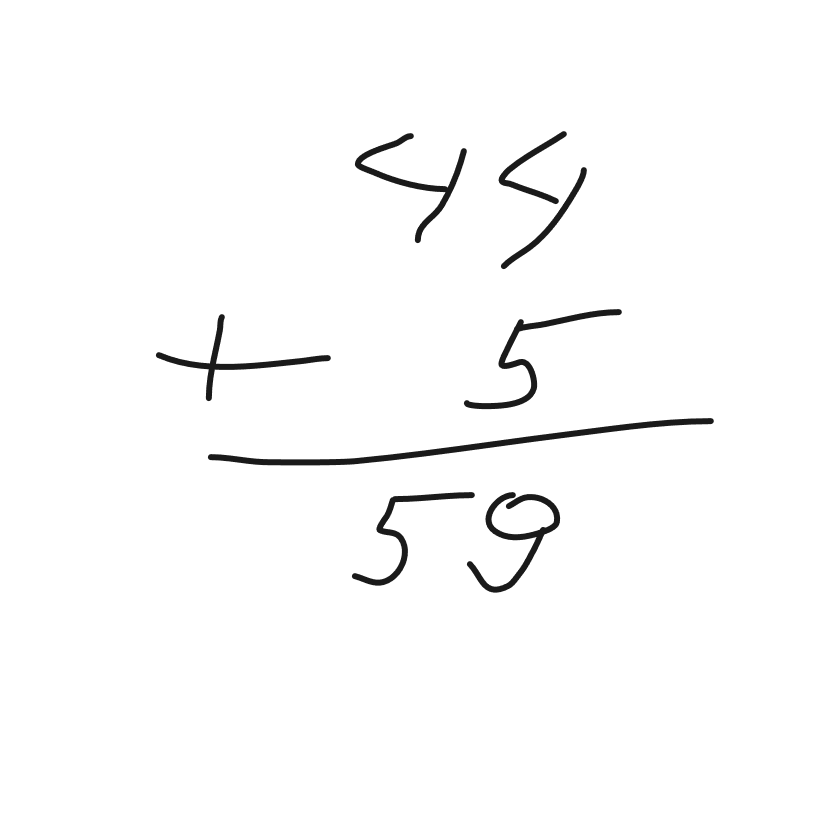
#> input picture data/eval/bank/01-addition-2digit-bar.png, 1626 x 1626 px (shown at 1/2 size)
$ python -i preprocessing.py   (imports and definitions only)
#> lines starting #> are read from the running program, lines starting #| are printed output that depends on the picture
#> further down, picture is the input picture: shape (1626, 1626, 3); min 26, max 255, mean 250.6
"""Preprocessing pipeline shared by training-time synthetic generation and inference."""
from __future__ import annotations

from dataclasses import dataclass
from typing import Union

import numpy as np
from PIL import Image


@dataclass(frozen=True)
class PreprocessConfig:
    target_size: int = 512
    stroke_target_px: int = 0  # 0 = skip normalisation (opt-in only). NOTE (iter11): scene-level norm
    # to 2px thins synthetic toward real (~2px) but ERODES soft grayscale glyphs into faint/fragmented
    # strokes on small crowded glyphs (probe-#48 risk). Kept off; the thickness fix is being decided
    # at the render-scale level instead.
    ink_threshold: int = 200
    contrast_clip_low: float = 1.0
    contrast_clip_high: float = 99.0


def resize_and_pad_to_square(img: np.ndarray, size: int) -> np.ndarray:
    """
    Resize so the longest edge equals size, then white-pad to size×size.

    Padding is symmetric (centered). Returns uint8 grayscale (size, size).
    """
#> called with size = 512
    h, w = img.shape[:2]
#> h = 1626; w = 1626
    if h >= w:
        new_h = size
        new_w = max(1, int(w * size / h))
#> new_w = 512
    else:
        new_w = size
        new_h = max(1, int(h * size / w))

    pil_img = Image.fromarray(img)
    pil_img = pil_img.resize((new_w, new_h), resample=Image.Resampling.LANCZOS)
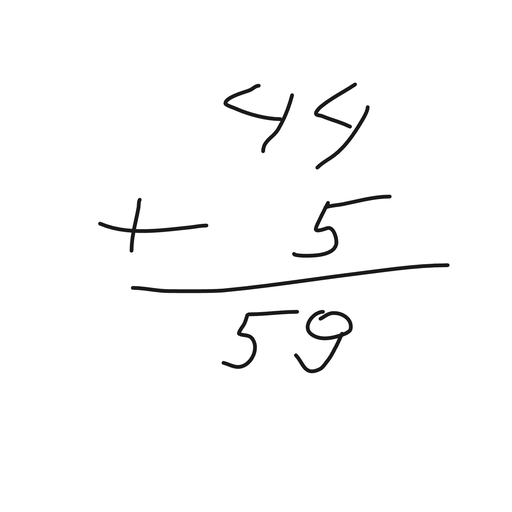
#> pil_img: PIL image 512x512 L; min 0, max 255, mean 250.5

    result = np.full((size, size), 255, dtype=np.uint8)
    pad_y = (size - new_h) // 2
    pad_x = (size - new_w) // 2
#> pad_x = 0
    result[pad_y:pad_y + new_h, pad_x:pad_x + new_w] = np.array(pil_img, dtype=np.uint8)
    return result


def contrast_normalise(gray: np.ndarray, clip_low: float, clip_high: float) -> np.ndarray:
    """Stretch clip_low–clip_high percentile range to [0, 255]. Returns uint8."""
#> called with clip_low = 1, clip_high = 99
    lo = float(np.percentile(gray, clip_low))
#> lo = 28
    hi = float(np.percentile(gray, clip_high))
#> hi = 255
    if hi <= lo:
        return gray.copy()
    stretched = (gray.astype(np.float32) - lo) / (hi - lo) * 255.0
    return np.clip(stretched, 0.0, 255.0).astype(np.uint8)


def ink_mask(gray: np.ndarray, threshold: int) -> np.ndarray:
    """Return boolean array where True = ink pixel (dark, below threshold)."""
    return gray < threshold


# [95 lines left out: functions estimate_stroke_width, normalise_stroke_width, normalise_glyph_stroke_width, not called in this run]


def preprocess_for_pipeline(
    image: Union[np.ndarray, "Image.Image"],
    config: PreprocessConfig | None = None,
) -> np.ndarray:
    """
    Return a (512, 512) uint8 grayscale array consistent between train and inference.

    Accepts RGB, RGBA, L numpy arrays or PIL Images. RGBA alpha is composited onto white.

    Pipeline:
        1. Grayscale + alpha-composite onto white
        2. Resize longest-edge to target_size + white-pad to square
        3. Contrast normalise (1st–99th percentile → [0, 255])
        4. Stroke-width normalise to stroke_target_px via distance-transform morphology
    """
    if config is None:
        config = PreprocessConfig()

    # Step 1: grayscale + alpha-composite onto white
    if isinstance(image, Image.Image):
        pil = image
    else:
        pil = Image.fromarray(image)

    if pil.mode == "RGBA":
        arr = np.asarray(pil, dtype=np.uint8)
        alpha = arr[..., 3:4].astype(np.float32) / 255.0
        rgb = arr[..., :3].astype(np.float32)
        white = np.full_like(rgb, 255.0)
        blended = (rgb * alpha + white * (1.0 - alpha)).astype(np.uint8)
        pil = Image.fromarray(blended).convert("L")
    else:
        pil = pil.convert("L")

    gray = np.asarray(pil, dtype=np.uint8)

    # Step 2: resize longest-edge-to-target + white pad
    gray = resize_and_pad_to_square(gray, config.target_size)

    # Step 3: contrast normalise
    gray = contrast_normalise(gray, config.contrast_clip_low, config.contrast_clip_high)

    # Step 4: stroke-width normalise — opt-in only (stroke_target_px > 0)
    if config.stroke_target_px > 0:
        mask = ink_mask(gray, config.ink_threshold)
        gray = normalise_stroke_width(gray, mask, config.stroke_target_px)

    return gray

>>> import cv2
>>> picture = cv2.imread('../../data/eval/bank/01-addition-2digit-bar.png')
>>> result = preprocess_for_pipeline(picture)

$ run again, on data/eval/bank/02-multiplication-multi-26x47.png
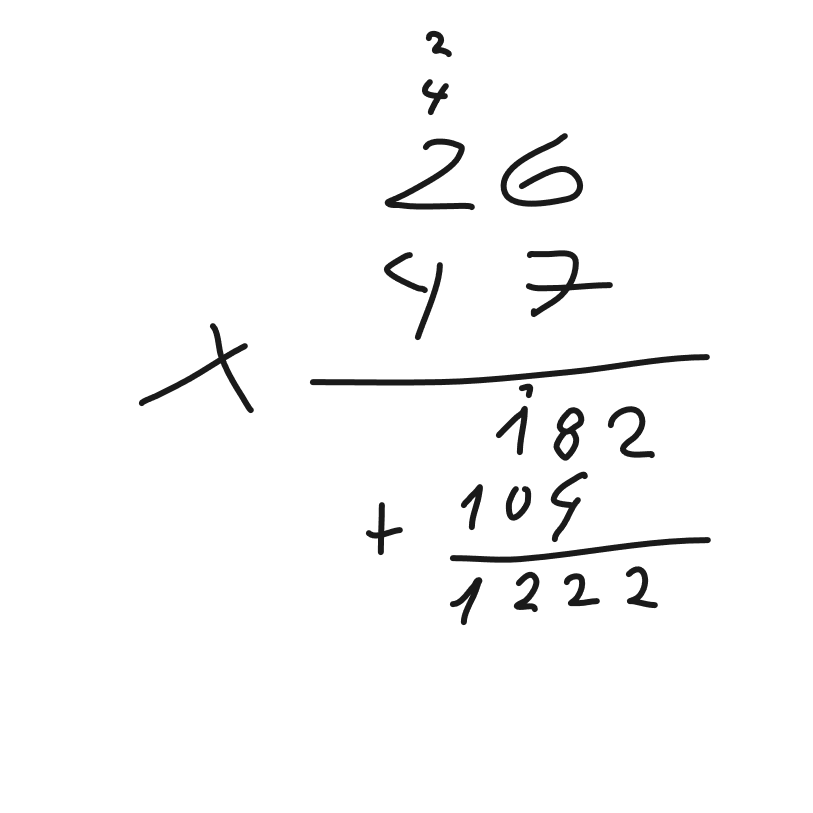
#> input picture data/eval/bank/02-multiplication-multi-26x47.png, 1626 x 1626 px (shown at 1/2 size)
#> picture is the input picture: shape (1626, 1626, 3); min 26, max 255, mean 249.1
#> in resize_and_pad_to_square, `pil_img = pil_img.resize((new_w, new_h), resample=Image.Resampling.LAN..`:
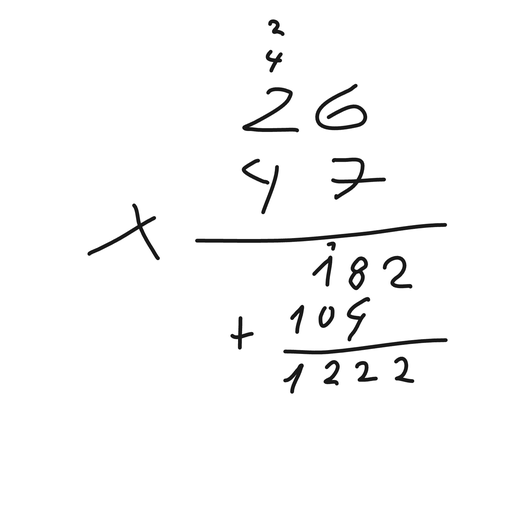
#> pil_img: PIL image 512x512 L; min 0, max 255, mean 249
#> lo = 23
#> hi = 255

$ run again, on data/eval/bank/04-division-short-bracket.png
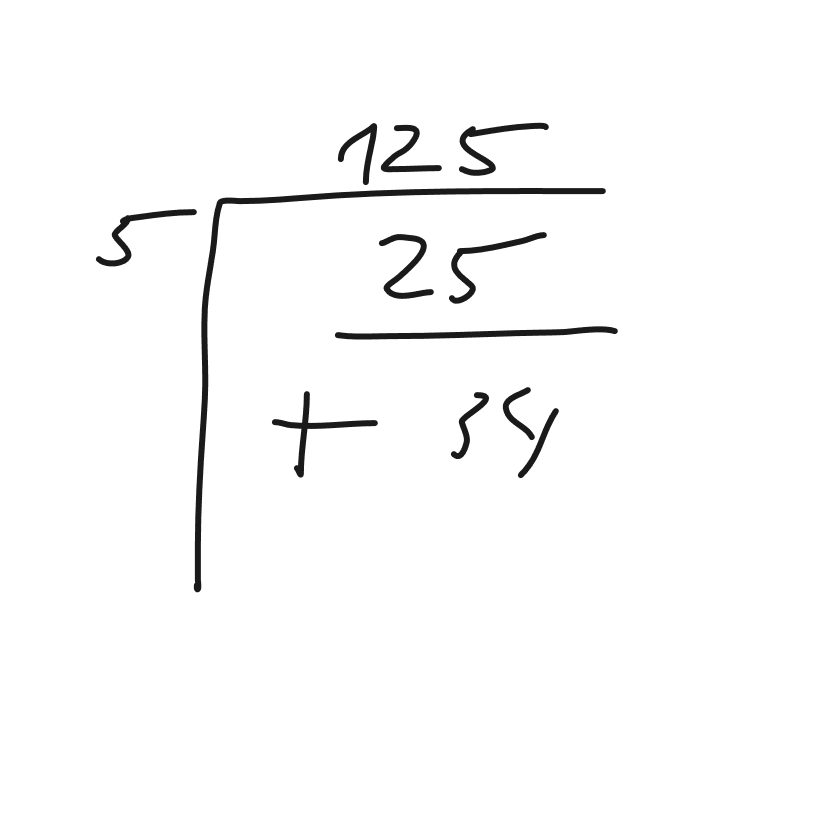
#> input picture data/eval/bank/04-division-short-bracket.png, 1626 x 1626 px (shown at 1/2 size)
#> picture is the input picture: shape (1626, 1626, 3); min 26, max 255, mean 250.1
#> in resize_and_pad_to_square, `pil_img = pil_img.resize((new_w, new_h), resample=Image.Resampling.LAN..`:
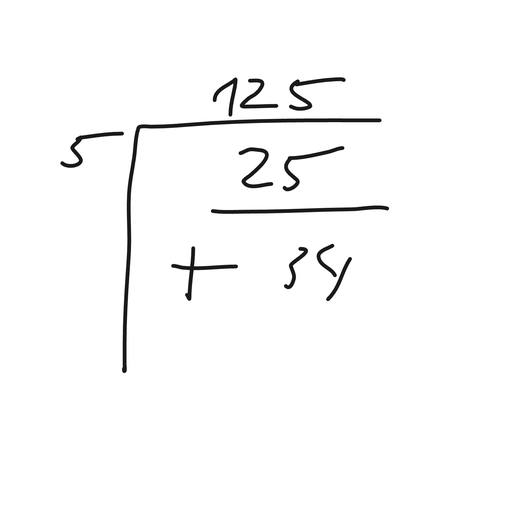
#> pil_img: PIL image 512x512 L; min 0, max 255, mean 249.9
#> lo = 26
#> hi = 255

$ run again, on data/eval/bank/06-division-simple-divsym.png
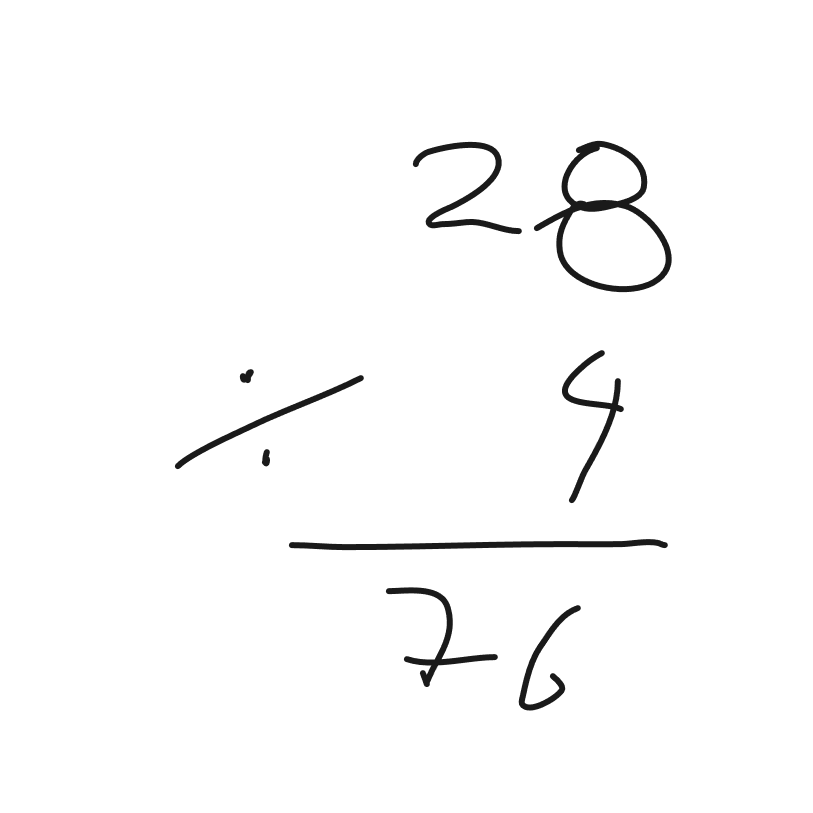
#> input picture data/eval/bank/06-division-simple-divsym.png, 1626 x 1626 px (shown at 1/2 size)
#> picture is the input picture: shape (1626, 1626, 3); min 26, max 255, mean 250.5
#> in resize_and_pad_to_square, `pil_img = pil_img.resize((new_w, new_h), resample=Image.Resampling.LAN..`:
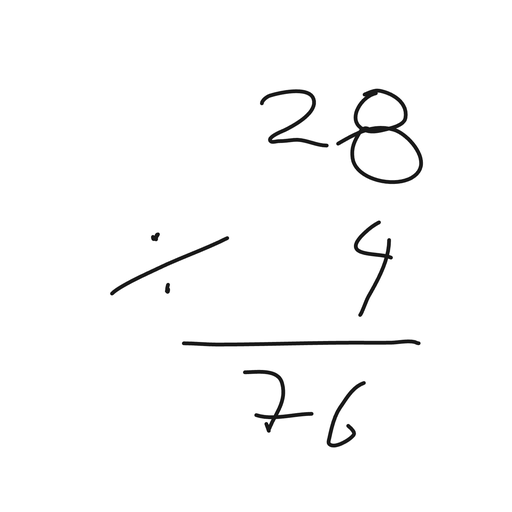
#> pil_img: PIL image 512x512 L; min 0, max 255, mean 250.4
#> lo = 28
#> hi = 255
